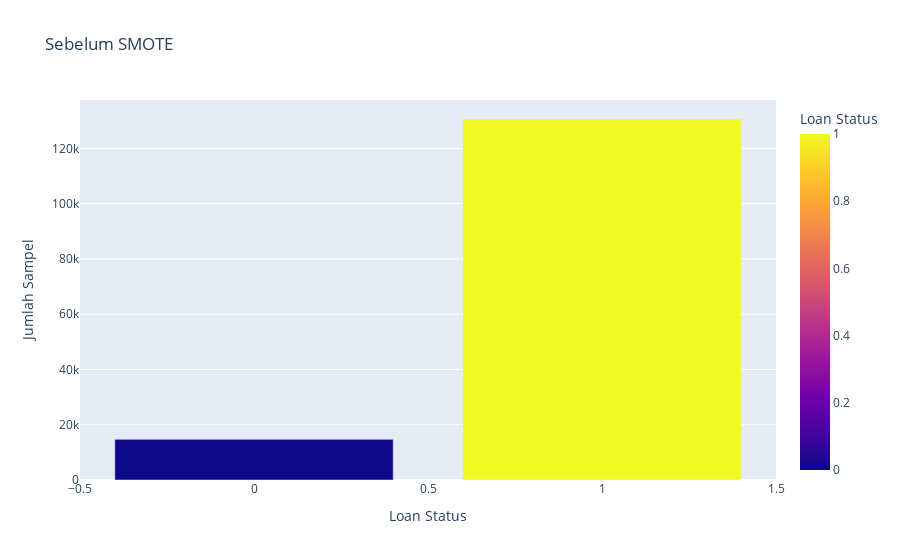
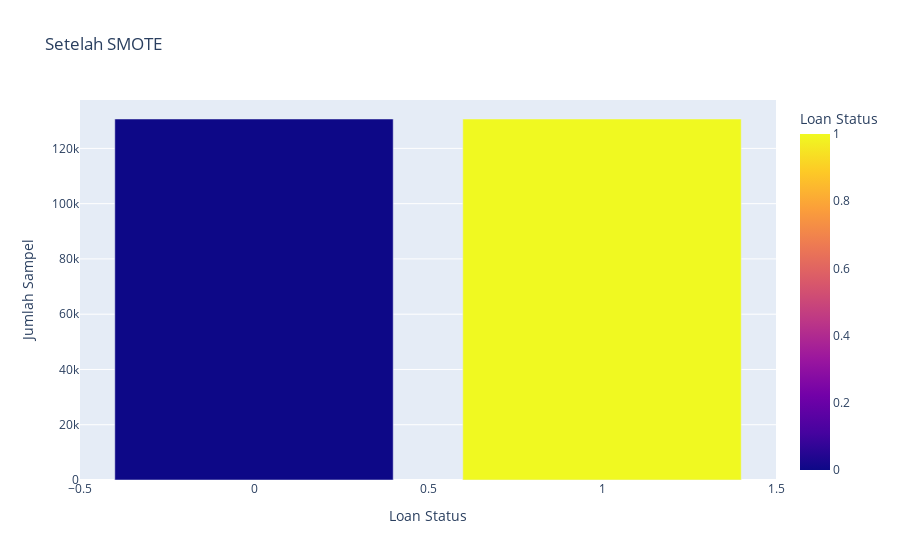

These figures' notebook cell, in order:
### Markdown cell above
SMOTE, atau Synthetic Minority Over-sampling Technique, digunakan untuk menangani ketidakseimbangan kelas dalam dataset. Ketidakseimbangan kelas dapat menyebabkan model memiliki kecenderungan untuk mendiskriminasi atau mengabaikan kelas minoritas, sehingga merugikan performa model dalam memprediksi kelas tersebut.

Dari visualisasi sebelumnya dapat diketahui bahwa ada ketidakseimbangan pada class, oleh karena itu over sampling menggunakan SMOTE digunakan sehingga menyamakan distribusi kelas dan diharapkan meningkatkan performa model pada kelas minoritas tersebut.

### Code cell
# Implementasi Smote
smote = SMOTE(random_state=42)
X_train_resampled, y_train_resampled = smote.fit_resample(X_train, y_train)

class_distribution_before = y_train.value_counts().reset_index()
class_distribution_before.columns = ['Loan Status', 'Count']

# Data setelah SMOTE
class_distribution_after = pd.Series(y_train_resampled).value_counts().reset_index()
class_distribution_after.columns = ['Loan Status', 'Count']

# Plotting distribusi kelas sebelum dan sesudah SMOTE menggunakan plotly.express
fig = px.bar(class_distribution_before, x='Loan Status', y='Count', title='Sebelum SMOTE',
            labels={'Loan Status': 'Loan Status', 'Count': 'Jumlah Sampel'},
            color='Loan Status', color_discrete_sequence=['red'])
fig.update_layout(showlegend=False)

fig2 = px.bar(class_distribution_after, x='Loan Status', y='Count', title='Setelah SMOTE',
            labels={'Loan Status': 'Loan Status', 'Count': 'Jumlah Sampel'},
            color='Loan Status', color_discrete_sequence=['blue'])
fig2.update_layout(showlegend=False)

fig.show()
fig2.show()

### Figure 1 — Plotly figure (JSON) as saved in the notebook; plotly's stock layout.template omitted (floating-point values rounded to 4 significant figures)
{"data": [{"alignmentgroup": "True", "hovertemplate": "Loan Status=%{marker.color}<br>Jumlah Sampel=%{y}<extra></extra>", "legendgroup": "", "marker": {"color": [1, 0], "coloraxis": "coloraxis", "pattern": {"shape": ""}}, "name": "", "offsetgroup": "", "orientation": "v", "showlegend": false, "textposition": "auto", "type": "bar", "x": [1, 0], "xaxis": "x", "y": [130638, 14710], "yaxis": "y"}], "layout": {"autosize": true, "barmode": "relative", "coloraxis": {"colorbar": {"title": {"text": "Loan Status"}}, "colorscale": [[0, "#0d0887"], [0.1111, "#46039f"], [0.2222, "#7201a8"], [0.3333, "#9c179e"], [0.4444, "#bd3786"], [0.5556, "#d8576b"], [0.6667, "#ed7953"], [0.7778, "#fb9f3a"], [0.8889, "#fdca26"], [1, "#f0f921"]]}, "legend": {"tracegroupgap": 0}, "showlegend": false, "title": {"text": "Sebelum SMOTE"}, "xaxis": {"anchor": "y", "autorange": true, "domain": [0, 1], "range": [-0.5, 1.5], "title": {"text": "Loan Status"}, "type": "linear"}, "yaxis": {"anchor": "x", "autorange": true, "domain": [0, 1], "range": [0, 137500.0], "title": {"text": "Jumlah Sampel"}, "type": "linear"}}}

### Figure 2 — Plotly figure (JSON) as saved in the notebook; plotly's stock layout.template omitted (floating-point values rounded to 4 significant figures)
{"data": [{"alignmentgroup": "True", "hovertemplate": "Loan Status=%{marker.color}<br>Jumlah Sampel=%{y}<extra></extra>", "legendgroup": "", "marker": {"color": [0, 1], "coloraxis": "coloraxis", "pattern": {"shape": ""}}, "name": "", "offsetgroup": "", "orientation": "v", "showlegend": false, "textposition": "auto", "type": "bar", "x": [0, 1], "xaxis": "x", "y": [130638, 130638], "yaxis": "y"}], "layout": {"autosize": true, "barmode": "relative", "coloraxis": {"colorbar": {"title": {"text": "Loan Status"}}, "colorscale": [[0, "#0d0887"], [0.1111, "#46039f"], [0.2222, "#7201a8"], [0.3333, "#9c179e"], [0.4444, "#bd3786"], [0.5556, "#d8576b"], [0.6667, "#ed7953"], [0.7778, "#fb9f3a"], [0.8889, "#fdca26"], [1, "#f0f921"]]}, "legend": {"tracegroupgap": 0}, "showlegend": false, "title": {"text": "Setelah SMOTE"}, "xaxis": {"anchor": "y", "autorange": true, "domain": [0, 1], "range": [-0.5, 1.5], "title": {"text": "Loan Status"}, "type": "linear"}, "yaxis": {"anchor": "x", "autorange": true, "domain": [0, 1], "range": [0, 137500.0], "title": {"text": "Jumlah Sampel"}, "type": "linear"}}}
